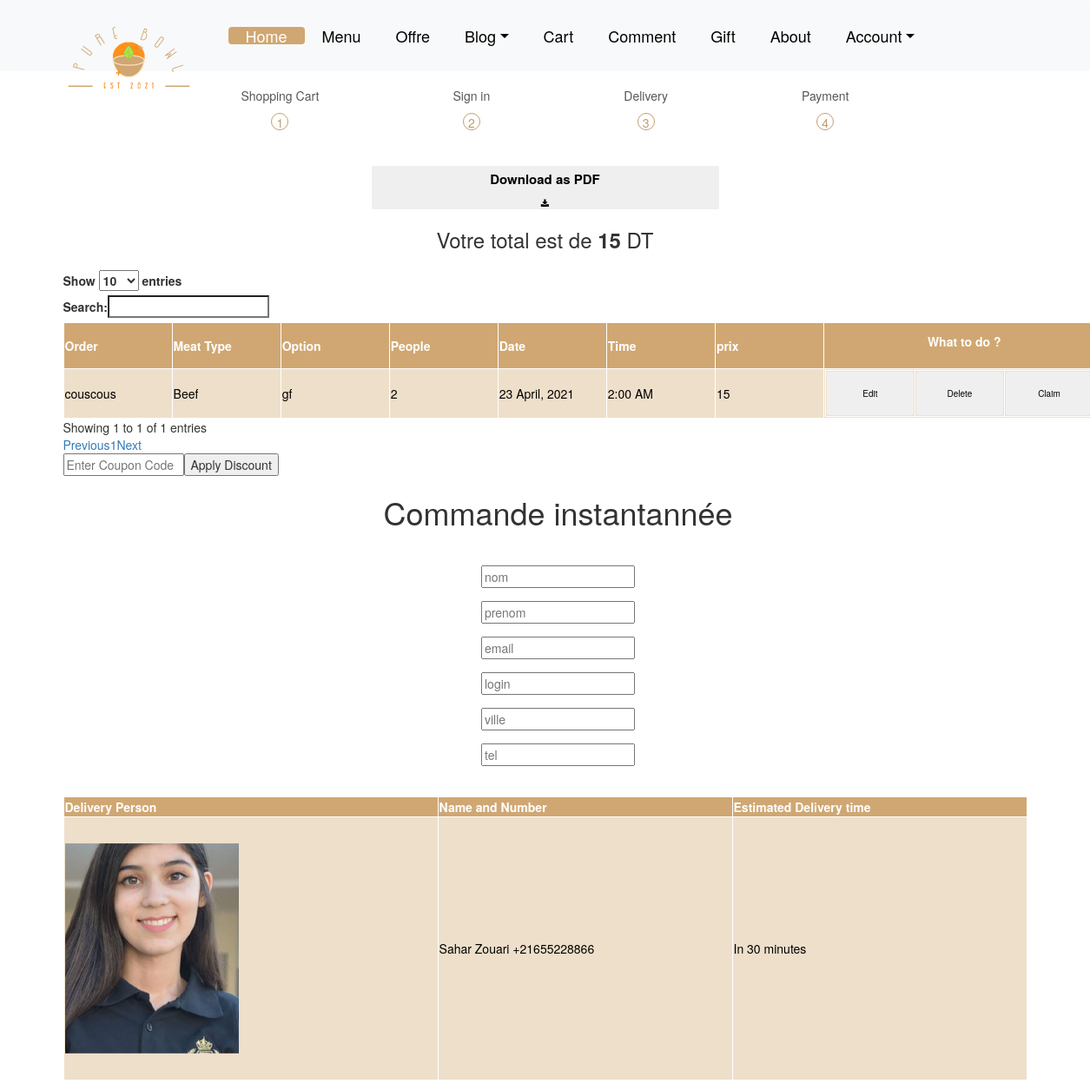
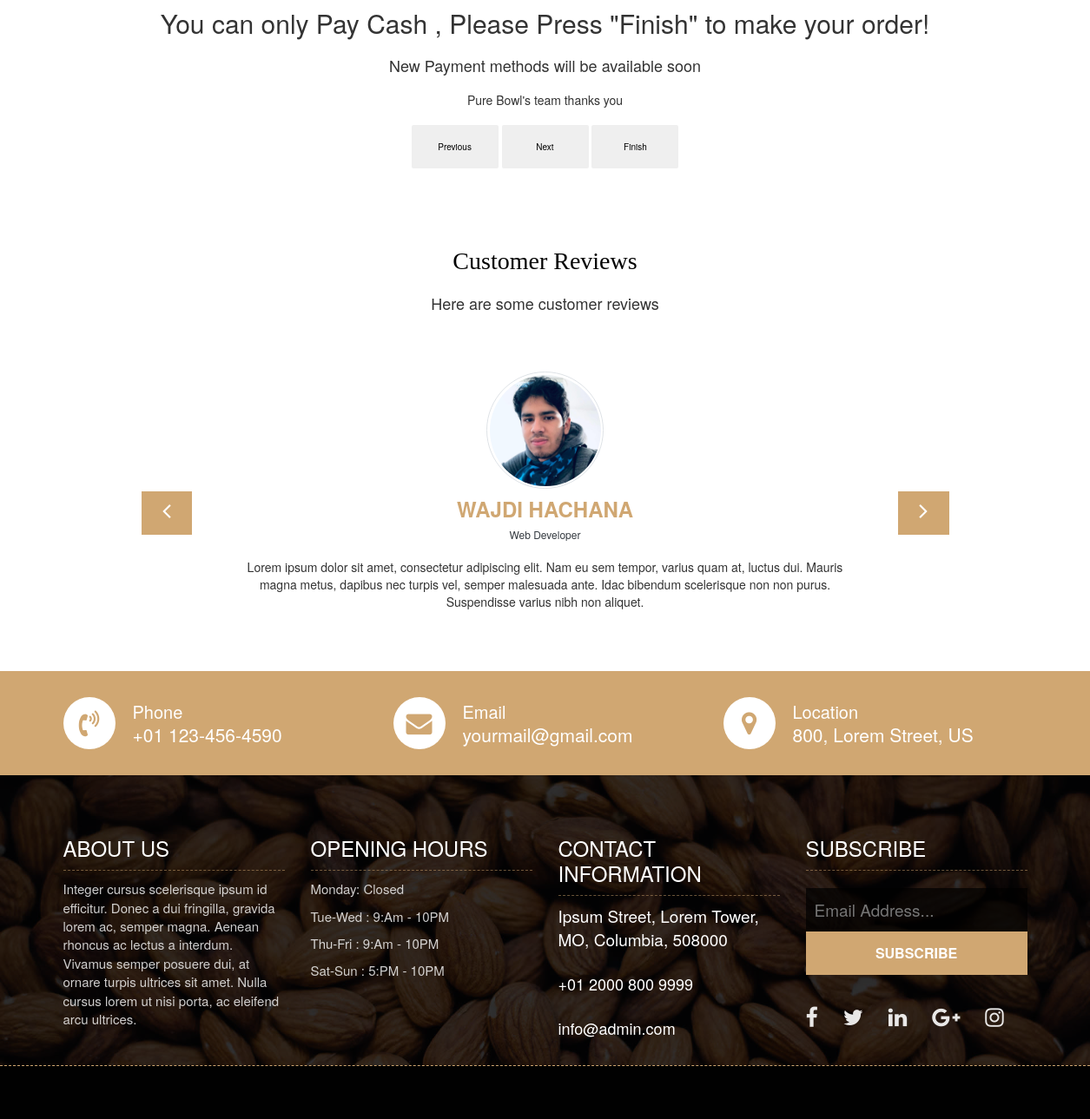
Page /PureBowl/View/coupon.php (signed in) on the committed database (2 pictures, top to bottom).
### tables this page shows
CREATE TABLE `commande` (
  `id` int(11) NOT NULL,
  `dish` text NOT NULL,
  `meat` varchar(20) NOT NULL,
  `option` text NOT NULL,
  `person` int(11) NOT NULL,
  `date` varchar(20) NOT NULL,
  `time` varchar(20) NOT NULL
);

### PureBowl/Controller/commandeC.php (called while the page is built, shortened)
<?PHP
	class commandeC {
		function affichercommande(){
			$sql="SELECT * FROM commande ";
			$db = config::getConnexion();
			try{
				$liste = $db->query($sql);
				return $liste;
			}
			catch (Exception $e){
				die('Erreur: '.$e->getMessage());
			}
		}
	}
?>

### PureBowl/View/coupon.php (the view, shortened to what this page needs)
<?PHP
  include "../Controller/commandeC.php";
  $commandeC=new commandeC();
  $listeUsers=$commandeC->affichercommande();
?>
<!DOCTYPE html>
<html lang="en">
<head>
<form id="applyDiscountForm" method="post"
        action="coupon.php?action=show_discount"
        onsubmit="return validate();">
   <link href="../css/progress-wizard.min.css" rel="stylesheet">
    <link rel="stylesheet" href="../css/bootstrap.min.css">
    <link rel="stylesheet" href="../css/affichercommande.css">
    <link rel="stylesheet" href="../css/style.css">
        <link rel="stylesheet" href="../css/style2.css">
    <link rel="stylesheet" href="../css/style.css">
        <link rel="stylesheet" href="../css/style3.css">
    <link rel="stylesheet" href="../css/classic.css">
  <link rel="stylesheet" href="../css/classic.date.css">
  <link rel="stylesheet" href="../css/classic.time.css">
    <link rel="stylesheet" href="../css/responsive.css">
    <link rel="stylesheet" href="../css/custom.css">
  </head>
  <body>
      <header class="top-navbar">
    <nav class="navbar navbar-expand-lg navbar-light bg-light">
      <div class="container">
        <a class="navbar-brand" href="index.html">
          <img src="../images/logo.png" alt="" />
        </a>
        <div class="collapse navbar-collapse" id="navbars-rs-food">
          <ul class="navbar-nav ml-auto">
            <li class="nav-item active"><a class="nav-link" href="../index.php">Home</a></li>
            <li class="nav-item"><a class="nav-link" href="menu.php">Menu</a></li>
            <li class="nav-item"><a class="nav-link" href="showpack2.php">Offre</a></li>
            <li class="nav-item dropdown">
              <a class="nav-link dropdown-toggle" href="#" id="dropdown-a" data-toggle="dropdown">Blog</a>
            </li>
            <li class="nav-item"><a class="nav-link" href="affichercommande.php">Cart</a></li>
            <li class="nav-item  "><a class="nav-link" href="comment.php">Comment</a></li>
            <li class="nav-item"><a class="nav-link" href="gift.php">Gift</a></li>
            <li class="nav-item"><a class="nav-link" href="../about.html">About</a></li>
            <?php
if(empty($_SESSION['e']))
{
    echo '<li class="nav-item dropdown">
              <a class="nav-link dropdown-toggle" href="#" id="dropdown-a" data-toggle="dropdown">Account</a>
              <div class="dropdown-menu" aria-labelledby="dropdown-a">
                <a class="dropdown-item" href="login.php">login</a>
                <a class="dropdown-item" href="inscription.php">Register</a>
              </div>
            </li>';
}
else
echo '<li class="nav-item dropdown">
              <a class="nav-link dropdown-toggle" href="#" id="dropdown-a" data-toggle="dropdown">Account</a>
              <div class="dropdown-menu" aria-labelledby="dropdown-a">
                <a class="dropdown-item" href="logout.php">logout</a>
                <a class="dropdown-item" href="inscription.php">Register</a>
              </div>
            </li>';
?>
          </ul>
        </div>
      </div>
    </nav>
  </header> -->
    <main class="container">
<br>
<br>
<br>
<br>
        <div id="stepProgressBar">
  <div class="step">
    <p class="step-text"> Shopping Cart</p>
    <div class="bullet">1 </div>
  </div>
  <div class="step">
    <p class="step-text"> Sign in</p>
    <div class="bullet">2</div>
  </div>
  <div class="step">
    <p class="step-text">Delivery</p>
    <div class="bullet">3</div>
  </div>
  <div class="step">
    <p class="step-text">Payment</p>
    <div class="bullet ">4</div>
  </div>
</div>
<div id="orders">
<table align="center">
  <tr>
    <th>
      <a href="pdfcommande.php"  >
                       <button class="btn-7" style="color:black
                       " ><p style="font-size:15px;">Download as PDF </p><i class="fa fa-download" aria-hidden="true"></i> </button>
                      </a>
    </th>
  </tr>
</table>
<table id="employee_data" align="center" style="width:1200px; line-height:40px;" class="myOtherTable">
                          <thead>
                               <tr>
                                    <th >Order</th>
                                    <th> Meat Type </th>
                                    <th> Option </th>
                                    <th> People </th>
                                    <th> Date</th>
                                    <th> Time </th>
                                    <th>prix</th>
                                    <th ><p align="center">What to do ?</p></th>
                               </tr>
                          </thead>
                          <?php
    $sum=0;
    foreach($listeUsers as $user){
      $sum +=15;
            ?>
    <tr>
     <td> <?PHP echo $user['dish']; ?></td>
    <td><?PHP echo $user['meat']; ?></td>
    <td><?PHP echo $user['option']; ?></td>
    <td><?PHP echo $user['person']; ?></td>
    <td><?PHP echo $user['date']; ?></td>
    <td><?PHP echo $user['time']; ?></td>
    <td> 15</td>
    <td>
                               <table>
                                <tr>
                                  <td>
                                    <a href="modifiercommande.php?id=<?PHP echo $user['id']; ?>"  >
                       <button class="btn-222" style="color:black">Edit</button>
                      </a>
                                  </td>
                                  <td>
                                    <form method="POST" action="supprimercommande.php">
                        <button type="submit" name="supprimer" class="btn-222" id="1" style="color:black" onClick="\return confirm('Are you sure you want to delete?')\"> Delete</button>
                        </form>
                                  </td>
                                  <td>
                                    <a href="reclamation.php?id=<?PHP echo $user['id']; ?>"  >
                       <button class="btn-222" style="color:black">Claim</button>
                      </a>
                                  </td>
                                </tr>
                               </table>
                    </td>
</tr>
<?php
}
?>
<h3 id="total" align="center" class="btn-55">Votre total est de <strong><?php
    echo $sum;
            ?></strong> DT</h3>
                     </table>
                     <div id="discount-grid">
            <div class="discount-section">
                <div class="discount-action">
                     <span></span><input type="text"
                        class="discount-code" id="discountCode"
                        name="discountCode" size="15"
                        placeholder="Enter Coupon Code" /><input
                        id="btnDiscountAction" type="submit"
                        value="Apply Discount" class="btnDiscountAction" />
                </div>
            </div>
        </div>
  </div>
   <form action="ajouterCompte.php" id="commande" method="post"  align="center">
            <main class="container">
                            <h1> Commande instantannée</h1>
<br>
        <div class="row">
                   <div class="col-md-12">
            <div class="form-group">
                        <input name="nom" type="text" placeholder="nom" required="">
<BR> </div> </div> </div>
        <div class="row">
                   <div class="col-md-12">
            <div class="form-group">
                        <input name="prenom" type="text" placeholder="prenom" required="">
                 </div> </div>  </div>
                <div class="row">
                   <div class="col-md-12">
            <div class="form-group">
        <input name="email" type="text" pattern=".+@gmail.com|.+@esprit.tn" placeholder="email" required="">
<br> </div> </div> </div>
        <div class="row">
                   <div class="col-md-12">
            <div class="form-group">
                        <input name="login" type="text" placeholder="login" required="">
<br> </div> </div> </div>
        <div class="row">
                   <div class="col-md-12">
            <div class="form-group"> <input name="adresse" type="text" placeholder="ville" required="">
    <br> </div> </div> </div>
        <div class="row">
                   <div class="col-md-12">
            <div class="form-group">
              <input name="tel" type="text" placeholder="tel" required="">
<br> </div>  </div> </div>
</main>
        </form>
<br>
 <div id="delivery">
   <table class="myOtherTable">
<div class="container">
    <tr>
      <th> Delivery Person</th>
      <th> Name and Number</th>
    <th>Estimated Delivery time
    </th>
    </tr>
    <tr>
      <td>
        <img src="../images/livreur1.jpg" alt="">
      </td>
      <td>
        Sahar Zouari +21655228866
      </td>
<td>
  In 30 minutes
</td>
   </tr>
 </div>
 </table>
</div>
<div id="payment" align="center">
<h2>You can only Pay Cash , Please Press "Finish" to make your order!</h2>
<h4> New Payment methods will be available soon</h4>
<h5> Pure Bowl's team thanks you</h5>
</div>
  <div class="step">
  <button align="center" id="previousBtn" class="btn-222">Previous</button>
  <button align="center" id="nextBtn"class="btn-222">Next</button>
  <button align="center" id="finishBtn" class="btn-222" color="black">Finish</button>
  </div>
</main>
  <div class="customer-reviews-box">
    <div class="container">
      <div class="row">
        <div class="col-lg-12">
          <div class="heading-title text-center">
            <h2>Customer Reviews</h2>
            <p>Here are some customer reviews</p>
          </div>
        </div>
      </div>
      <div class="row">
        <div class="col-md-8 mr-auto ml-auto text-center">
          <div id="reviews" class="carousel slide" data-ride="carousel">
            <div class="carousel-inner mt-4">
              <div class="carousel-item text-center active">
                <div class="img-box p-1 border rounded-circle m-auto">
                  <img class="d-block w-100 rounded-circle" src="../images/profile-1.jpg" alt="">
                </div>
                <h5 class="mt-4 mb-0"><strong class="text-warning text-uppercase">Wajdi Hachana</strong></h5>
                <h6 class="text-dark m-0">Web Developer</h6>
                <p class="m-0 pt-3">Lorem ipsum dolor sit amet, consectetur adipiscing elit. Nam eu sem tempor, varius quam at, luctus dui. Mauris magna metus, dapibus nec turpis vel, semper malesuada ante. Idac bibendum scelerisque non non purus. Suspendisse varius nibh non aliquet.</p>
              </div>
            </div>
            <a class="carousel-control-prev" href="#reviews" role="button" data-slide="prev">
              <i class="fa fa-angle-left" aria-hidden="true"></i>
            </a>
            <a class="carousel-control-next" href="#reviews" role="button" data-slide="next">
              <i class="fa fa-angle-right" aria-hidden="true"></i>
            </a>
                    </div>
        </div>
      </div>
    </div>
  </div>
  <div class="contact-imfo-box">
    <div class="container">
      <div class="row">
        <div class="col-md-4">
          <i class="fa fa-volume-control-phone"></i>
          <div class="overflow-hidden">
            <h4>Phone</h4>
            <p class="lead">
              +01 123-456-4590
            </p>
          </div>
        </div>
        <div class="col-md-4">
          <i class="fa fa-envelope"></i>
          <div class="overflow-hidden">
            <h4>Email</h4>
            <p class="lead">
              yourmail@gmail.com
            </p>
          </div>
        </div>
        <div class="col-md-4">
          <i class="fa fa-map-marker"></i>
          <div class="overflow-hidden">
            <h4>Location</h4>
            <p class="lead">
              800, Lorem Street, US
            </p>
          </div>
        </div>
      </div>
    </div>
  </div>
  <footer class="footer-area bg-f">
    <div class="container">
      <div class="row">
        <div class="col-lg-3 col-md-6">
          <h3>About Us</h3>
          <p>Integer cursus scelerisque ipsum id efficitur. Donec a dui fringilla, gravida lorem ac, semper magna. Aenean rhoncus ac lectus a interdum. Vivamus semper posuere dui, at ornare turpis ultrices sit amet. Nulla cursus lorem ut nisi porta, ac eleifend arcu ultrices.</p>
        </div>
        <div class="col-lg-3 col-md-6">
          <h3>Opening hours</h3>
          <p><span class="text-color">Monday: </span>Closed</p>
          <p><span class="text-color">Tue-Wed :</span> 9:Am - 10PM</p>
          <p><span class="text-color">Thu-Fri :</span> 9:Am - 10PM</p>
          <p><span class="text-color">Sat-Sun :</span> 5:PM - 10PM</p>
        </div>
        <div class="col-lg-3 col-md-6">
          <h3>Contact information</h3>
          <p class="lead">Ipsum Street, Lorem Tower, MO, Columbia, 508000</p>
          <p class="lead"><a href="#">+01 2000 800 9999</a></p>
          <p><a href="#"> info@admin.com</a></p>
        </div>
        <div class="col-lg-3 col-md-6">
          <h3>Subscribe</h3>
          <div class="subscribe_form">
            <form class="subscribe_form">
              <input name="EMAIL" id="subs-email" class="form_input" placeholder="Email Address..." type="email">
              <button type="submit" class="submit">SUBSCRIBE</button>
            </form>
          </div>
          <ul class="list-inline f-social">
            <li class="list-inline-item"><a href="#"><i class="fa fa-facebook" aria-hidden="true"></i></a></li>
            <li class="list-inline-item"><a href="#"><i class="fa fa-twitter" aria-hidden="true"></i></a></li>
            <li class="list-inline-item"><a href="#"><i class="fa fa-linkedin" aria-hidden="true"></i></a></li>
            <li class="list-inline-item"><a href="#"><i class="fa fa-google-plus" aria-hidden="true"></i></a></li>
            <li class="list-inline-item"><a href="#"><i class="fa fa-instagram" aria-hidden="true"></i></a></li>
          </ul>
        </div>
      </div>
    </div>
    <div class="copyright">
      <div class="container">
        <div class="row">
          <div class="col-lg-12">
          </div>
        </div>
      </div>
    </div>
  </footer>
           <link rel="stylesheet" href="https://maxcdn.bootstrapcdn.com/bootstrap/3.3.6/css/bootstrap.min.css" />
           <link rel="stylesheet" href="https://cdn.datatables.net/1.10.12/css/dataTables.bootstrap.min.css" />
   </body>
  </html>

### rows in the picture
commande: dish "couscous", meat "Beef", option "gf", person "2", date "23 April, 2021", time "2:00 AM"

### other values in the picture
$sum "15"
